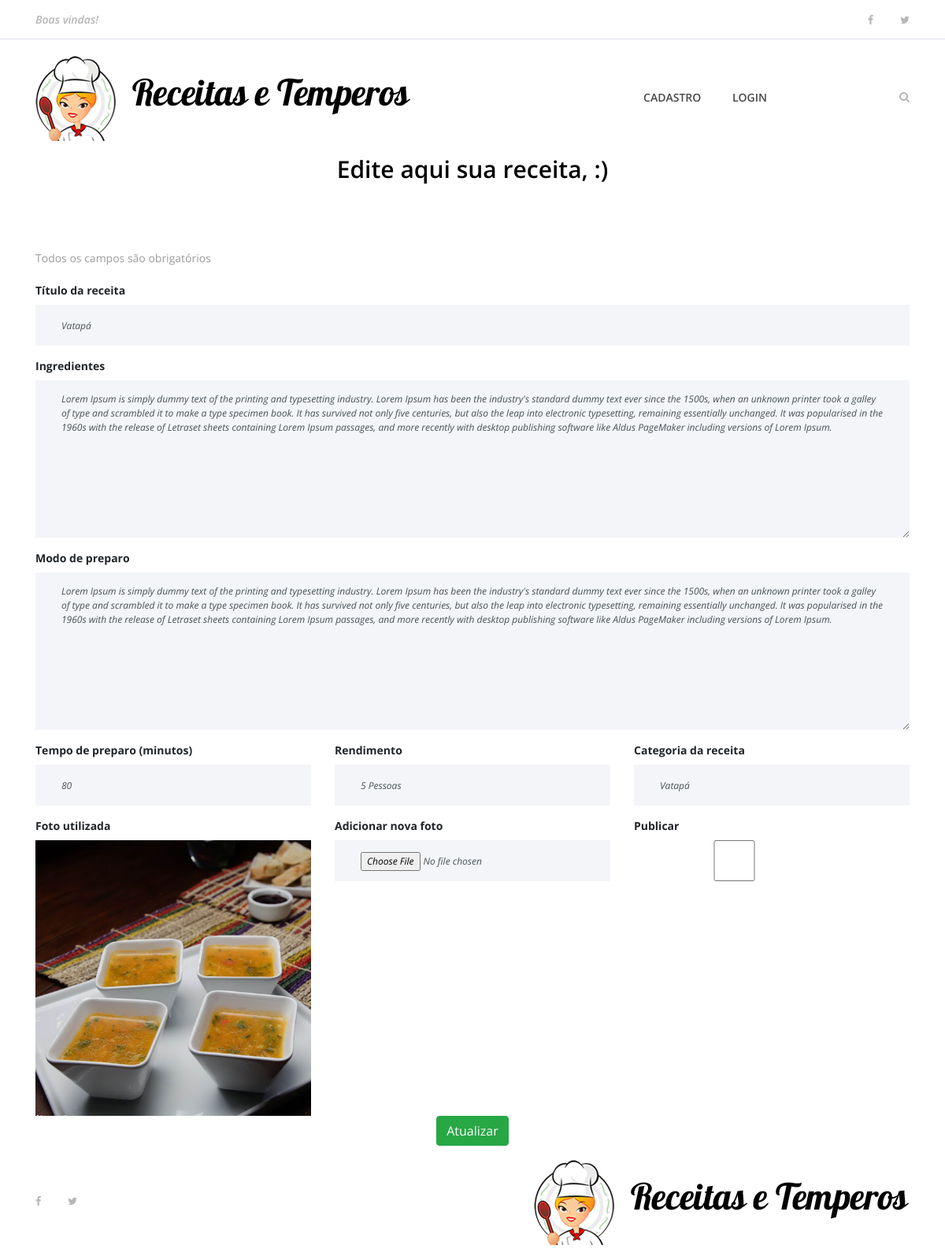
Page /edita/8 on the earlier database version.
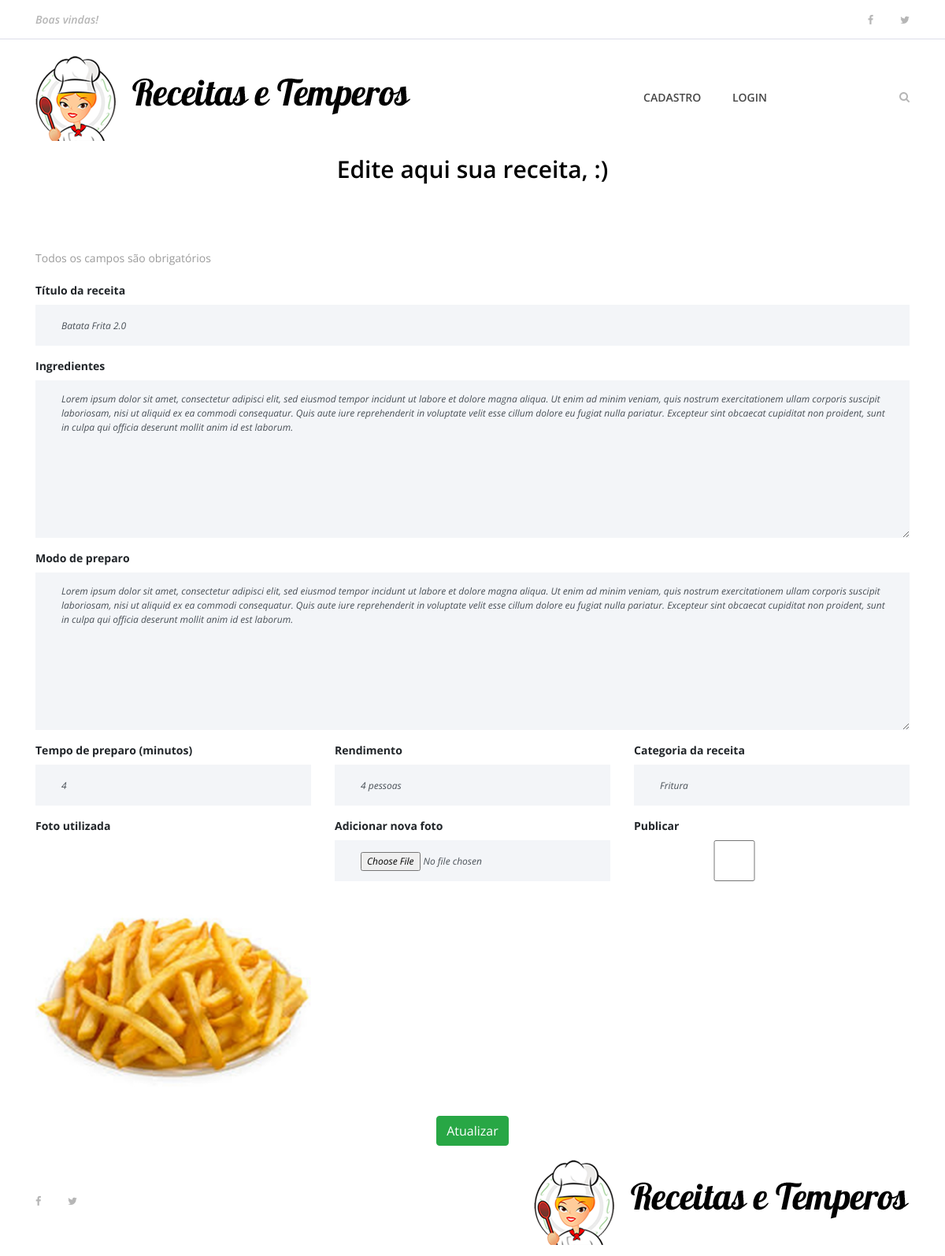
Same page on the later database version.
### bibliotecaTeste/models.py (models this page shows, shortened)
class Receita(models.Model):
    pessoa = models.ForeignKey(User, on_delete=models.CASCADE)
    nome_receita = models.CharField(max_length=200)
    ingredientes = models.TextField()
    modo_preparo = models.TextField()
    tempo_preparo = models.IntegerField()
    rendimento = models.CharField(max_length=100)
    categoria = models.CharField(max_length=100)
    date_receita = models.DateTimeField(default=datetime.now, blank=True)
    foto_receita = models.ImageField(upload_to='fotos/%d/%m/%Y/', blank=True)
    publicada = models.BooleanField(default=False)

### bibliotecaTeste/views/receitas.py (the view)
# urls.py: path('edita/<int:receita_id>', edita_receita, name='edita_receita'),
def edita_receita(request, receita_id):
    receita = get_object_or_404(Receita, pk=receita_id)
    receita_a_editar = {
        'receita':receita
        }
    return render(request, 'receitas/edita_receita.html', receita_a_editar)

### templates/receitas/edita_receita.html (shortened to what this page needs)
{% extends 'base.html' %}
{% load static %}
{% block content %}
{% include 'partials/_menu.html' %}
<div class="contact-area section-padding">
    <div class="container">
        <div class="row">
            <div class="col-12">
                <div class="section-heading">
                    <h3>Edite aqui sua receita, {{ user.username }} :)</h3>
                </div>
            </div>
        </div>
        <div class="row">
            <div class="col-12">
            <p>Todos os campos são obrigatórios</p>
                <div class="contact-form-area">
                    <form action="{% url 'atualiza_receita' %}" method="post" enctype="multipart/form-data">
                        <div class="row">
                            <div class="col-12 col-lg-12">
                                <label for="nome_receita"><b>Título da receita</b></label>
                                <input type="text" id="nome_receita" class="form-control" name="nome_receita" placeholder="Ex. Suco de limão" value="{{receita.nome_receita}}" required>
                            </div>
                            <div class="col-12">
                                <label for="file"><b>Ingredientes</b></label>
                                <textarea class="form-control" name="ingredientes" cols="30" rows="10" placeholder="Ex. 2 Limões &#10;200ml de água" required>{{receita.ingredientes}}</textarea>
                            </div>
                            <div class="col-12">
                                <label for="file"><b>Modo de preparo</b></label>
                                <textarea class="form-control" name="modo_preparo" cols="30" rows="10" placeholder="Ex. Corte o limão com cuidado e exprema no copo  &#10;Misture com a água e sirva." required>{{receita.modo_preparo}}</textarea>
                            </div>
                            <div class="col-12 col-lg-4">
                                <label for="file"><b>Tempo de preparo (minutos)</b></label>
                                <input type="number" class="form-control" name="tempo_preparo" placeholder="Ex. 2" value="{{receita.tempo_preparo}}" required>
                            </div>
                            <div class="col-12 col-lg-4">
                                <label for="file"><b>Rendimento</b></label>
                                <input type="text" class="form-control" name="rendimento" placeholder="Ex. serve 1 pessoa" value="{{receita.rendimento}}" required>
                            </div>
                            <div class="col-12 col-lg-4">
                                <label for="file"><b>Categoria da receita</b></label>
                                <input type="text" class="form-control" name="categoria" placeholder="Ex. Sucos e bebidas" value="{{receita.categoria}}"required>
                            </div>
                            <div class="col-12 col-lg-4">
                                <label for="file"><b>Foto utilizada</b></label>
                                <img src="{{ receita.foto_receita.url }}" alt="">
                            </div>
                            <div class="col-12 col-lg-4">
                                <label for="file"><b>Adicionar nova foto</b></label>
                                <input type="file" class="form-control" name="foto_receita">
                            </div>
                            <div class="col-12 col-lg-3">
                                <label for="file"><b>Publicar</b></label>
                                  <input type="checkbox" class="form-control"
                                                         name="publicada"
                                                         value="{{ True }}" required>
                              </div>
                            <div class="col-12 text-center">
                                <button class="btn btn-success" type="submit">Atualizar</button>
                            </div>
                        </div>
                    </form>
                </div>
            </div>
        </div>
    </div>
</div>
{% include 'partials/_footer.html' %}
{% endblock %}

Differences in the rows shown:
changed Receita: nome_receita "Vatapá" → "Batata Frita 2.0"; ingredientes "Lorem Ipsum is simply dummy text of the printing and typesetting industry. Lorem Ipsum has been the industry's standard dummy text ever since the 1500s, when an unknown printer took a galley of type and scrambled it to make a type specimen book. It has survived not only five centuries, but also the leap into electronic typesetting, remaining essentially unchanged. It was popularised in the 1960s with the release of Letraset sheets containing Lorem Ipsum passages, and more recently with desktop publishing software like Aldus PageMaker including versions of Lorem Ipsum." → "Lorem ipsum dolor sit amet, consectetur adipisci elit, sed eiusmod tempor incidunt ut labore et dolore magna aliqua. Ut enim ad minim veniam, quis nostrum exercitationem ullam corporis suscipit laboriosam, nisi ut aliquid ex ea commodi consequatur. Quis aute iure reprehenderit in voluptate velit esse cillum dolore eu fugiat nulla pariatur. Excepteur sint obcaecat cupiditat non proident, sunt in culpa qui officia deserunt mollit anim id est laborum."; modo_preparo "Lorem Ipsum is simply dummy text of the printing and typesetting industry. Lorem Ipsum has been the industry's standard dummy text ever since the 1500s, when an unknown printer took a galley of type and scrambled it to make a type specimen book. It has survived not only five centuries, but also the leap into electronic typesetting, remaining essentially unchanged. It was popularised in the 1960s with the release of Letraset sheets containing Lorem Ipsum passages, and more recently with desktop publishing software like Aldus PageMaker including versions of Lorem Ipsum." → "Lorem ipsum dolor sit amet, consectetur adipisci elit, sed eiusmod tempor incidunt ut labore et dolore magna aliqua. Ut enim ad minim veniam, quis nostrum exercitationem ullam corporis suscipit laboriosam, nisi ut aliquid ex ea commodi consequatur. Quis aute iure reprehenderit in voluptate velit esse cillum dolore eu fugiat nulla pariatur. Excepteur sint obcaecat cupiditat non proident, sunt in culpa qui officia deserunt mollit anim id est laborum."; tempo_preparo "80" → "4"; rendimento "5 Pessoas" → "4 pessoas"; categoria "Vatapá" → "Fritura"; foto_receita: a different picture
